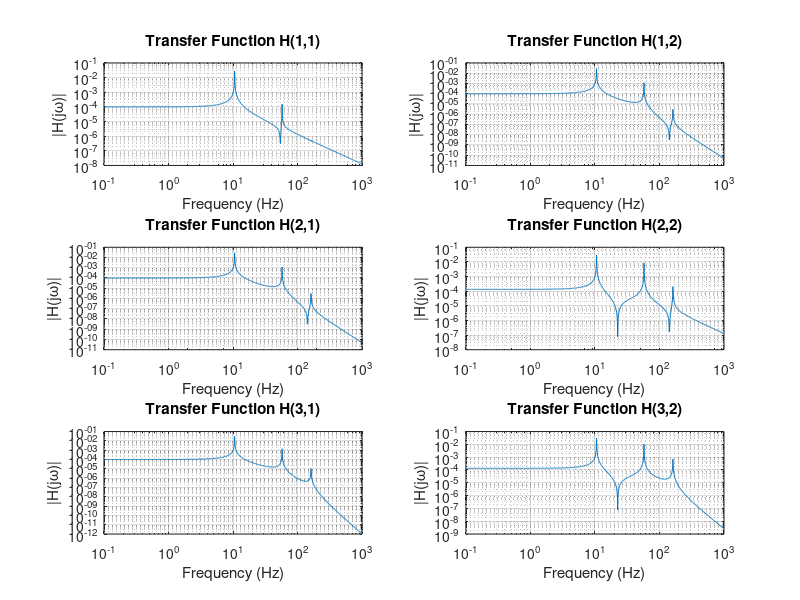

The MATLAB script that drew this image: (Note: this script raises an error after producing the figure.)
% Given Parameters
m1 = 2; m2 = 0.2; m3 = 0.05; % Mass [kg]
k1 = 10e3; k2 = 30e3; k3 = 40e3; % Spring Constant [N/m]
c1 = 0.1; c2 = 0.1; c3 = 0.1; % Damping constant [Ns/m]

% Mass matrix
M = [m1 0 0;
    0 m2 0;
    0 0 m3];

% Damping matrix
C = [c1+c2 -c2 0;
    -c2 c2+c3 -c3;
    0 -c3 c3];

%Stiffness matrix
K = [k1+k2 -k2 0;
    -k2 k2+k3 -k3
    0 -k3 k3];

% Frequency range for plotting 
f = logspace(-1, 3, 1001); % Linear Frequency
w = f * 2 * pi; % Angular Frequency

% Initialize transfer function H(s) = X(s) / F(s)
H_s = zeros(3, 2, length(w));

for i = 1:length(w)
    s = 1j * w(i); % Complex frequency
    A = M * s^2 + C * s + K; % System dynamics in Laplace
    A_inv = inv(A); % Inverse of system dynamics
    H_s(:, :, i) = A_inv(:, 1:2);  % Extract the first two columns (F1 and F2)
end

% Magnitudes of transfer functions for plotting
H_magnitudes = abs(H_s);

% Plot transfer functions (magnitude vs frequency in Hz)
figure;
for i = 1:3  % Rows for x1, x2, x3
    for j = 1:2  % Columns for F1, F2
        subplot(3, 2, (i - 1) * 2 + j);
        loglog(f, squeeze(H_magnitudes(i, j, :)));
        xlabel('Frequency (Hz)');
        ylabel('|H(j\omega)|');
        title(['Transfer Function H(', num2str(i), ',', num2str(j), ')']);
        grid on;
    end
end

sgtitle('Transfer Function Matrix H(s) (Frequency in Hz)');


